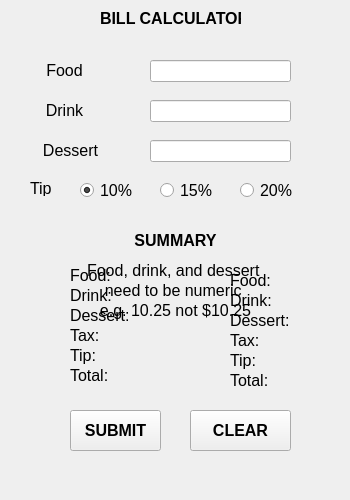
<?xml version="1.0" encoding="UTF-8"?>
<ui version="4.0">
 <class>MainWindow</class>
 <widget class="QMainWindow" name="MainWindow">
  <property name="enabled">
   <bool>true</bool>
  </property>
  <property name="geometry">
   <rect>
    <x>0</x>
    <y>0</y>
    <width>350</width>
    <height>500</height>
   </rect>
  </property>
  <property name="minimumSize">
   <size>
    <width>350</width>
    <height>500</height>
   </size>
  </property>
  <property name="maximumSize">
   <size>
    <width>350</width>
    <height>500</height>
   </size>
  </property>
  <property name="font">
   <font>
    <underline>false</underline>
   </font>
  </property>
  <property name="windowTitle">
   <string>Test 10</string>
  </property>
  <widget class="QWidget" name="centralwidget">
   <widget class="QLabel" name="label_title">
    <property name="geometry">
     <rect>
      <x>100</x>
      <y>10</y>
      <width>141</width>
      <height>16</height>
     </rect>
    </property>
    <property name="font">
     <font>
      <pointsize>12</pointsize>
      <bold>true</bold>
      <underline>false</underline>
     </font>
    </property>
    <property name="layoutDirection">
     <enum>Qt::LeftToRight</enum>
    </property>
    <property name="text">
     <string>BILL CALCULATOR</string>
    </property>
   </widget>
   <widget class="QLabel" name="label_food">
    <property name="geometry">
     <rect>
      <x>40</x>
      <y>60</y>
      <width>49</width>
      <height>21</height>
     </rect>
    </property>
    <property name="font">
     <font>
      <pointsize>12</pointsize>
      <underline>false</underline>
     </font>
    </property>
    <property name="text">
     <string>&lt;html&gt;&lt;head/&gt;&lt;body&gt;&lt;p align=&quot;center&quot;&gt;Food&lt;/p&gt;&lt;/body&gt;&lt;/html&gt;</string>
    </property>
   </widget>
   <widget class="QLabel" name="label_drink">
    <property name="geometry">
     <rect>
      <x>40</x>
      <y>100</y>
      <width>49</width>
      <height>21</height>
     </rect>
    </property>
    <property name="font">
     <font>
      <pointsize>12</pointsize>
      <underline>false</underline>
     </font>
    </property>
    <property name="text">
     <string>&lt;html&gt;&lt;head/&gt;&lt;body&gt;&lt;p align=&quot;center&quot;&gt;Drink&lt;/p&gt;&lt;/body&gt;&lt;/html&gt;</string>
    </property>
   </widget>
   <widget class="QLabel" name="label_dessert">
    <property name="geometry">
     <rect>
      <x>40</x>
      <y>140</y>
      <width>61</width>
      <height>21</height>
     </rect>
    </property>
    <property name="font">
     <font>
      <pointsize>12</pointsize>
      <underline>false</underline>
     </font>
    </property>
    <property name="text">
     <string>&lt;html&gt;&lt;head/&gt;&lt;body&gt;&lt;p align=&quot;center&quot;&gt;Dessert&lt;/p&gt;&lt;/body&gt;&lt;/html&gt;</string>
    </property>
   </widget>
   <widget class="QLineEdit" name="line_food">
    <property name="geometry">
     <rect>
      <x>150</x>
      <y>60</y>
      <width>141</width>
      <height>22</height>
     </rect>
    </property>
    <property name="acceptDrops">
     <bool>false</bool>
    </property>
    <property name="alignment">
     <set>Qt::AlignRight|Qt::AlignTrailing|Qt::AlignVCenter</set>
    </property>
   </widget>
   <widget class="QLineEdit" name="line_drink">
    <property name="geometry">
     <rect>
      <x>150</x>
      <y>100</y>
      <width>141</width>
      <height>22</height>
     </rect>
    </property>
    <property name="acceptDrops">
     <bool>false</bool>
    </property>
    <property name="alignment">
     <set>Qt::AlignRight|Qt::AlignTrailing|Qt::AlignVCenter</set>
    </property>
   </widget>
   <widget class="QLineEdit" name="line_dessert">
    <property name="geometry">
     <rect>
      <x>150</x>
      <y>140</y>
      <width>141</width>
      <height>22</height>
     </rect>
    </property>
    <property name="acceptDrops">
     <bool>false</bool>
    </property>
    <property name="alignment">
     <set>Qt::AlignRight|Qt::AlignTrailing|Qt::AlignVCenter</set>
    </property>
   </widget>
   <widget class="QLabel" name="label_tip">
    <property name="geometry">
     <rect>
      <x>30</x>
      <y>180</y>
      <width>31</width>
      <height>16</height>
     </rect>
    </property>
    <property name="font">
     <font>
      <pointsize>12</pointsize>
      <underline>false</underline>
     </font>
    </property>
    <property name="text">
     <string>Tip</string>
    </property>
   </widget>
   <widget class="QPushButton" name="button_submit">
    <property name="geometry">
     <rect>
      <x>70</x>
      <y>410</y>
      <width>91</width>
      <height>41</height>
     </rect>
    </property>
    <property name="font">
     <font>
      <pointsize>12</pointsize>
      <bold>true</bold>
      <underline>false</underline>
     </font>
    </property>
    <property name="text">
     <string>SUBMIT</string>
    </property>
   </widget>
   <widget class="QPushButton" name="button_clear">
    <property name="geometry">
     <rect>
      <x>190</x>
      <y>410</y>
      <width>101</width>
      <height>41</height>
     </rect>
    </property>
    <property name="font">
     <font>
      <pointsize>12</pointsize>
      <bold>true</bold>
      <underline>false</underline>
     </font>
    </property>
    <property name="text">
     <string>CLEAR</string>
    </property>
   </widget>
   <widget class="QRadioButton" name="radio_tip10">
    <property name="geometry">
     <rect>
      <x>80</x>
      <y>180</y>
      <width>61</width>
      <height>20</height>
     </rect>
    </property>
    <property name="font">
     <font>
      <pointsize>12</pointsize>
      <underline>false</underline>
     </font>
    </property>
    <property name="text">
     <string>10%</string>
    </property>
    <property name="checked">
     <bool>true</bool>
    </property>
    <attribute name="buttonGroup">
     <string notr="true">group_button_tip</string>
    </attribute>
   </widget>
   <widget class="QRadioButton" name="radio_tip15">
    <property name="geometry">
     <rect>
      <x>160</x>
      <y>180</y>
      <width>61</width>
      <height>20</height>
     </rect>
    </property>
    <property name="font">
     <font>
      <pointsize>12</pointsize>
      <underline>false</underline>
     </font>
    </property>
    <property name="text">
     <string>15%</string>
    </property>
    <attribute name="buttonGroup">
     <string notr="true">group_button_tip</string>
    </attribute>
   </widget>
   <widget class="QRadioButton" name="radio_tip20">
    <property name="geometry">
     <rect>
      <x>240</x>
      <y>180</y>
      <width>61</width>
      <height>20</height>
     </rect>
    </property>
    <property name="font">
     <font>
      <pointsize>12</pointsize>
      <underline>false</underline>
     </font>
    </property>
    <property name="text">
     <string>20%</string>
    </property>
    <attribute name="buttonGroup">
     <string notr="true">group_button_tip</string>
    </attribute>
   </widget>
   <widget class="QLabel" name="label_disclaimer">
    <property name="enabled">
     <bool>true</bool>
    </property>
    <property name="geometry">
     <rect>
      <x>80</x>
      <y>250</y>
      <width>191</width>
      <height>81</height>
     </rect>
    </property>
    <property name="text">
     <string>&lt;!DOCTYPE HTML PUBLIC &quot;-//W3C//DTD HTML 4.0//EN&quot; &quot;http://www.w3.org/TR/REC-html40/strict.dtd&quot;&gt;
&lt;html&gt;&lt;head&gt;&lt;meta name=&quot;qrichtext&quot; content=&quot;1&quot; /&gt;&lt;meta charset=&quot;utf-8&quot; /&gt;&lt;style type=&quot;text/css&quot;&gt;
p, li { white-space: pre-wrap; }
hr { height: 1px; border-width: 0; }
li.unchecked::marker { content: &quot;\2610&quot;; }
li.checked::marker { content: &quot;\2612&quot;; }
&lt;/style&gt;&lt;/head&gt;&lt;body style=&quot; font-family:'Segoe UI'; font-size:9pt; font-weight:400; font-style:normal;&quot;&gt;
&lt;p align=&quot;center&quot; style=&quot; margin-top:1px; margin-bottom:1px; margin-left:0px; margin-right:0px; -qt-block-indent:0; text-indent:0px;&quot;&gt;&lt;span style=&quot; font-size:12pt;&quot;&gt;Food, drink, and dessert &lt;/span&gt;&lt;/p&gt;
&lt;p align=&quot;center&quot; style=&quot; margin-top:1px; margin-bottom:1px; margin-left:0px; margin-right:0px; -qt-block-indent:0; text-indent:0px;&quot;&gt;&lt;span style=&quot; font-size:12pt;&quot;&gt;need to be numeric &lt;/span&gt;&lt;/p&gt;
&lt;p align=&quot;center&quot; style=&quot; margin-top:1px; margin-bottom:1px; margin-left:0px; margin-right:0px; -qt-block-indent:0; text-indent:0px;&quot;&gt;&lt;span style=&quot; font-size:12pt;&quot;&gt;e.g. 10.25 not $10.25&lt;/span&gt;&lt;/p&gt;&lt;/body&gt;&lt;/html&gt;</string>
    </property>
   </widget>
   <widget class="QLabel" name="label_summary">
    <property name="enabled">
     <bool>true</bool>
    </property>
    <property name="geometry">
     <rect>
      <x>130</x>
      <y>230</y>
      <width>91</width>
      <height>21</height>
     </rect>
    </property>
    <property name="text">
     <string>&lt;html&gt;&lt;head/&gt;&lt;body&gt;&lt;p align=&quot;center&quot;&gt;&lt;span style=&quot; font-size:12pt; font-weight:700;&quot;&gt;SUMMARY&lt;/span&gt;&lt;/p&gt;&lt;/body&gt;&lt;/html&gt;</string>
    </property>
   </widget>
   <widget class="QLabel" name="label_summary_master">
    <property name="geometry">
     <rect>
      <x>70</x>
      <y>260</y>
      <width>71</width>
      <height>131</height>
     </rect>
    </property>
    <property name="text">
     <string>&lt;!DOCTYPE HTML PUBLIC &quot;-//W3C//DTD HTML 4.0//EN&quot; &quot;http://www.w3.org/TR/REC-html40/strict.dtd&quot;&gt;
&lt;html&gt;&lt;head&gt;&lt;meta name=&quot;qrichtext&quot; content=&quot;1&quot; /&gt;&lt;meta charset=&quot;utf-8&quot; /&gt;&lt;style type=&quot;text/css&quot;&gt;
p, li { white-space: pre-wrap; }
hr { height: 1px; border-width: 0; }
li.unchecked::marker { content: &quot;\2610&quot;; }
li.checked::marker { content: &quot;\2612&quot;; }
&lt;/style&gt;&lt;/head&gt;&lt;body style=&quot; font-family:'Segoe UI'; font-size:9pt; font-weight:400; font-style:normal;&quot;&gt;
&lt;p style=&quot; margin-top:1px; margin-bottom:1px; margin-left:0px; margin-right:0px; -qt-block-indent:0; text-indent:0px;&quot;&gt;&lt;span style=&quot; font-size:12pt;&quot;&gt;Food:&lt;/span&gt;&lt;/p&gt;
&lt;p style=&quot; margin-top:1px; margin-bottom:1px; margin-left:0px; margin-right:0px; -qt-block-indent:0; text-indent:0px;&quot;&gt;&lt;span style=&quot; font-size:12pt;&quot;&gt;Drink:&lt;/span&gt;&lt;/p&gt;
&lt;p style=&quot; margin-top:1px; margin-bottom:1px; margin-left:0px; margin-right:0px; -qt-block-indent:0; text-indent:0px;&quot;&gt;&lt;span style=&quot; font-size:12pt;&quot;&gt;Dessert:&lt;/span&gt;&lt;/p&gt;
&lt;p style=&quot; margin-top:1px; margin-bottom:1px; margin-left:0px; margin-right:0px; -qt-block-indent:0; text-indent:0px;&quot;&gt;&lt;span style=&quot; font-size:12pt;&quot;&gt;Tax:&lt;/span&gt;&lt;/p&gt;
&lt;p style=&quot; margin-top:1px; margin-bottom:1px; margin-left:0px; margin-right:0px; -qt-block-indent:0; text-indent:0px;&quot;&gt;&lt;span style=&quot; font-size:12pt;&quot;&gt;Tip:&lt;/span&gt;&lt;/p&gt;
&lt;p style=&quot; margin-top:1px; margin-bottom:1px; margin-left:0px; margin-right:0px; -qt-block-indent:0; text-indent:0px;&quot;&gt;&lt;span style=&quot; font-size:12pt;&quot;&gt;Total:&lt;/span&gt;&lt;/p&gt;&lt;/body&gt;&lt;/html&gt;</string>
    </property>
   </widget>
   <widget class="QLabel" name="label_summary_charges">
    <property name="geometry">
     <rect>
      <x>230</x>
      <y>260</y>
      <width>81</width>
      <height>141</height>
     </rect>
    </property>
    <property name="text">
     <string>&lt;!DOCTYPE HTML PUBLIC &quot;-//W3C//DTD HTML 4.0//EN&quot; &quot;http://www.w3.org/TR/REC-html40/strict.dtd&quot;&gt;
&lt;html&gt;&lt;head&gt;&lt;meta name=&quot;qrichtext&quot; content=&quot;1&quot; /&gt;&lt;meta charset=&quot;utf-8&quot; /&gt;&lt;style type=&quot;text/css&quot;&gt;
p, li { white-space: pre-wrap; }
hr { height: 1px; border-width: 0; }
li.unchecked::marker { content: &quot;\2610&quot;; }
li.checked::marker { content: &quot;\2612&quot;; }
&lt;/style&gt;&lt;/head&gt;&lt;body style=&quot; font-family:'Segoe UI'; font-size:9pt; font-weight:400; font-style:normal;&quot;&gt;
&lt;p style=&quot; margin-top:1px; margin-bottom:1px; margin-left:0px; margin-right:0px; -qt-block-indent:0; text-indent:0px;&quot;&gt;&lt;span style=&quot; font-size:12pt;&quot;&gt;Food:&lt;/span&gt;&lt;/p&gt;
&lt;p style=&quot; margin-top:1px; margin-bottom:1px; margin-left:0px; margin-right:0px; -qt-block-indent:0; text-indent:0px;&quot;&gt;&lt;span style=&quot; font-size:12pt;&quot;&gt;Drink:&lt;/span&gt;&lt;/p&gt;
&lt;p style=&quot; margin-top:1px; margin-bottom:1px; margin-left:0px; margin-right:0px; -qt-block-indent:0; text-indent:0px;&quot;&gt;&lt;span style=&quot; font-size:12pt;&quot;&gt;Dessert:&lt;/span&gt;&lt;/p&gt;
&lt;p style=&quot; margin-top:1px; margin-bottom:1px; margin-left:0px; margin-right:0px; -qt-block-indent:0; text-indent:0px;&quot;&gt;&lt;span style=&quot; font-size:12pt;&quot;&gt;Tax:&lt;/span&gt;&lt;/p&gt;
&lt;p style=&quot; margin-top:1px; margin-bottom:1px; margin-left:0px; margin-right:0px; -qt-block-indent:0; text-indent:0px;&quot;&gt;&lt;span style=&quot; font-size:12pt;&quot;&gt;Tip:&lt;/span&gt;&lt;/p&gt;
&lt;p style=&quot; margin-top:1px; margin-bottom:1px; margin-left:0px; margin-right:0px; -qt-block-indent:0; text-indent:0px;&quot;&gt;&lt;span style=&quot; font-size:12pt;&quot;&gt;Total:&lt;/span&gt;&lt;/p&gt;&lt;/body&gt;&lt;/html&gt;</string>
    </property>
   </widget>
  </widget>
 </widget>
 <resources/>
 <connections/>
 <buttongroups>
  <buttongroup name="group_button_tip">
   <property name="exclusive">
    <bool>true</bool>
   </property>
  </buttongroup>
 </buttongroups>
</ui>
